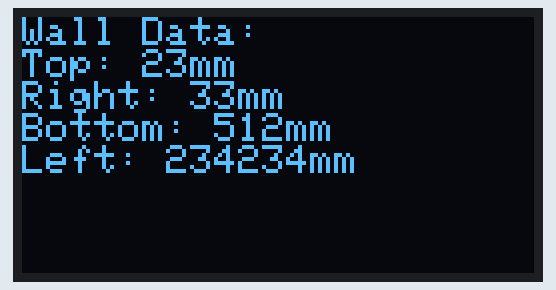
This sketch was run on a simulated Arduino Uno, built with avr-gcc and run on an emulated ATmega328P. Shown: 128×64 one-colour display. What the sketch prints to the serial monitor is not drawn.

Above: at 0.1 s.

The sketch:

OLED_FOR_MAZE.ino
```cpp
#include <Wire.h>
#include <Adafruit_GFX.h>
#include <Adafruit_SSD1306.h>

#define SCREEN_WIDTH 128 // OLED display width, in pixels
#define SCREEN_HEIGHT 64 // OLED display height, in pixels

// Declaration for an SSD1306 display connected to I2C (SDA, SCL pins)
Adafruit_SSD1306 display(SCREEN_WIDTH, SCREEN_HEIGHT, &Wire, -1);

void setup() {
  Serial.begin(9600);

  if(!display.begin(SSD1306_SWITCHCAPVCC, 0x3C)) { // Address 0x3D for 128x64
    Serial.println(F("SSD1306 allocation failed"));
    for(;;);
  }
  display.clearDisplay();
/*
  display.setTextSize(1);
  display.setTextColor(WHITE);
  display.setCursor(0, 0);
  // Display static text
  display.println("23 & Me");
  display.println("HI");
  display.setCursor(0, 20);
  display.println("24C");
  display.setCursor(0, 30);
  display.println("14 inches");
  display.display();
  Serial.println("finished!");
  */
  //display.invertDisplay(true);
  display.setTextSize(1);
  display.setTextColor(WHITE);
  display.setCursor(0, 0);
  display.println("Wall Data:");
  display.print("Top:");
  display.println(" 23mm");
  display.println("Right: 33mm");
  display.println("Bottom: 512mm");
  display.println("Left: 234234mm");
 /* for(int i = 0; i < SCREEN_HEIGHT; i++)
  {
    display.drawPixel(0,i, WHITE);
    display.drawPixel(1,i, WHITE);
  }*/
  display.display();
  Serial.println("finished!");
  delay(5000);
  display.clearDisplay();
  display.setTextSize(1);
  display.setCursor(0, 0);
  display.println("VICTIM RECIEVED:\n");
  display.println("2 R");
  display.display();
}

void loop() {
  /*display.startscrollright(0x00, 0x0F);
  delay(2000);*/

//  display.startscrollleft(0x00, 0x0F);
//  delay(2000);
//  display.stopscroll();
//  delay(1000);
//  display.startscrolldiagright(0x00, 0x07);
//  delay(2000);
//  display.startscrolldiagleft(0x00, 0x07);
//  delay(2000);
//  display.stopscroll();
//  delay(1000);

}
```
